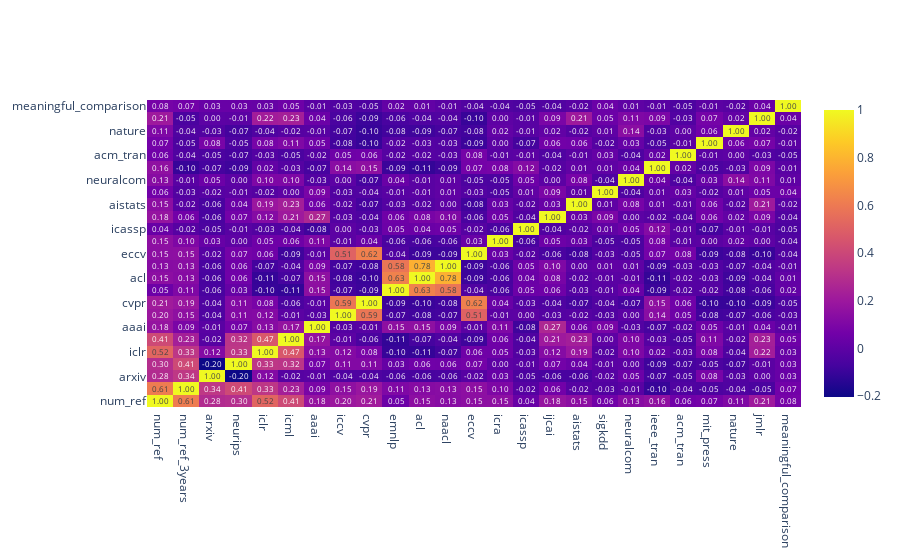

Here is the notebook cell this chart was saved with:
### Code cell
dataframe = reference_based.join([y])
correlation_matrix(dataframe)

### Figure 1 — Plotly figure (JSON) as saved in the notebook; plotly's stock layout.template omitted (floating-point values rounded to 4 significant figures; data arrays with more than 128 entries replaced by an {"elided": "..."} marker saying what was removed)
{"data": [{"text": {"elided": "25x25 float values"}, "texttemplate": "%{text:.2f}", "type": "heatmap", "x": ["num_ref", "num_ref_3years", "arxiv", "neurips", "iclr", "icml", "aaai", "iccv", "cvpr", "emnlp", "acl", "naacl", "eccv", "icra", "icassp", "ijcai", "aistats", "sigkdd", "neuralcom", "ieee_tran", "acm_tran", "mit_press", "nature", "jmlr", "meaningful_comparison"], "y": ["num_ref", "num_ref_3years", "arxiv", "neurips", "iclr", "icml", "aaai", "iccv", "cvpr", "emnlp", "acl", "naacl", "eccv", "icra", "icassp", "ijcai", "aistats", "sigkdd", "neuralcom", "ieee_tran", "acm_tran", "mit_press", "nature", "jmlr", "meaningful_comparison"], "z": {"elided": "25x25 float values"}}], "layout": {}}
